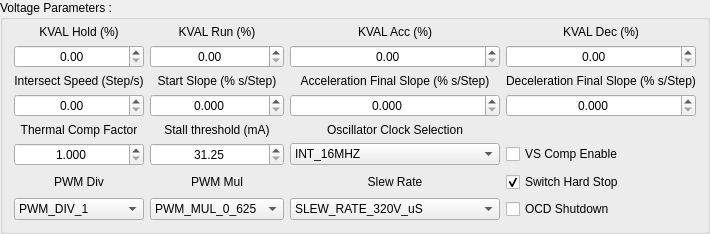
             <widget class="QGroupBox" name="vpGroup">
              <property name="title">
               <string>Voltage Parameters :</string>
              </property>
              <layout class="QGridLayout" name="gridLayout_7">
               <property name="topMargin">
                <number>5</number>
               </property>
               <item row="0" column="1">
                <widget class="QLabel" name="label_9">
                 <property name="text">
                  <string>KVAL Run (%)</string>
                 </property>
                 <property name="alignment">
                  <set>Qt::AlignCenter</set>
                 </property>
                 <property name="buddy">
                  <cstring>kvalRun</cstring>
                 </property>
                </widget>
               </item>
               <item row="0" column="3">
                <widget class="QLabel" name="label_11">
                 <property name="text">
                  <string>KVAL Dec (%)</string>
                 </property>
                 <property name="alignment">
                  <set>Qt::AlignCenter</set>
                 </property>
                 <property name="buddy">
                  <cstring>kvalDec</cstring>
                 </property>
                </widget>
               </item>
               <item row="0" column="2">
                <widget class="QLabel" name="label_10">
                 <property name="text">
                  <string>KVAL Acc (%)</string>
                 </property>
                 <property name="alignment">
                  <set>Qt::AlignCenter</set>
                 </property>
                 <property name="buddy">
                  <cstring>kvalAcc</cstring>
                 </property>
                </widget>
               </item>
               <item row="2" column="0">
                <widget class="QLabel" name="label_12">
                 <property name="text">
                  <string>Intersect Speed (Step/s)</string>
                 </property>
                 <property name="alignment">
                  <set>Qt::AlignCenter</set>
                 </property>
                 <property name="buddy">
                  <cstring>intSpeed</cstring>
                 </property>
                </widget>
               </item>
               <item row="2" column="1">
                <widget class="QLabel" name="label_13">
                 <property name="text">
                  <string>Start Slope (% s/Step)</string>
                 </property>
                 <property name="alignment">
                  <set>Qt::AlignCenter</set>
                 </property>
                 <property name="buddy">
                  <cstring>startSlope</cstring>
                 </property>
                </widget>
               </item>
               <item row="2" column="2">
                <widget class="QLabel" name="label_14">
                 <property name="text">
                  <string>Acceleration Final Slope (% s/Step)</string>
                 </property>
                 <property name="alignment">
                  <set>Qt::AlignCenter</set>
                 </property>
                 <property name="buddy">
                  <cstring>accFinalSlope</cstring>
                 </property>
                </widget>
               </item>
               <item row="2" column="3">
                <widget class="QLabel" name="label_15">
                 <property name="text">
                  <string>Deceleration Final Slope (% s/Step)</string>
                 </property>
                 <property name="alignment">
                  <set>Qt::AlignCenter</set>
                 </property>
                 <property name="buddy">
                  <cstring>decFinalSlope</cstring>
                 </property>
                </widget>
               </item>
               <item row="5" column="0">
                <widget class="QLabel" name="label_16">
                 <property name="text">
                  <string>Thermal Comp Factor</string>
                 </property>
                 <property name="alignment">
                  <set>Qt::AlignCenter</set>
                 </property>
                 <property name="buddy">
                  <cstring>thermalCompFactor</cstring>
                 </property>
                </widget>
               </item>
               <item row="5" column="1">
                <widget class="QLabel" name="label_17">
                 <property name="text">
                  <string>Stall threshold (mA)</string>
                 </property>
                 <property name="alignment">
                  <set>Qt::AlignCenter</set>
                 </property>
                 <property name="buddy">
                  <cstring>stallthreshold</cstring>
                 </property>
                </widget>
               </item>
               <item row="7" column="0">
                <widget class="QLabel" name="label_19">
                 <property name="text">
                  <string>PWM Div</string>
                 </property>
                 <property name="alignment">
                  <set>Qt::AlignCenter</set>
                 </property>
                 <property name="buddy">
                  <cstring>pwmDiv</cstring>
                 </property>
                </widget>
               </item>
               <item row="7" column="1">
                <widget class="QLabel" name="label_20">
                 <property name="text">
                  <string>PWM Mul</string>
                 </property>
                 <property name="alignment">
                  <set>Qt::AlignCenter</set>
                 </property>
                 <property name="buddy">
                  <cstring>pwmMul</cstring>
                 </property>
                </widget>
               </item>
               <item row="8" column="0">
                <widget class="QComboBox" name="pwmDiv">
                 <item>
                  <property name="text">
                   <string>PWM_DIV_1</string>
                  </property>
                 </item>
                 <item>
                  <property name="text">
                   <string>PWM_DIV_2</string>
                  </property>
                 </item>
                 <item>
                  <property name="text">
                   <string>PWM_DIV_3</string>
                  </property>
                 </item>
                 <item>
                  <property name="text">
                   <string>PWM_DIV_4</string>
                  </property>
                 </item>
                 <item>
                  <property name="text">
                   <string>PWM_DIV_5</string>
                  </property>
                 </item>
                 <item>
                  <property name="text">
                   <string>PWM_DIV_6</string>
                  </property>
                 </item>
                 <item>
                  <property name="text">
                   <string>PWM_DIV_7</string>
                  </property>
                 </item>
                </widget>
               </item>
               <item row="8" column="1">
                <widget class="QComboBox" name="pwmMul">
                 <item>
                  <property name="text">
                   <string>PWM_MUL_0_625</string>
                  </property>
                 </item>
                 <item>
                  <property name="text">
                   <string>PWM_MUL_0_75</string>
                  </property>
                 </item>
                 <item>
                  <property name="text">
                   <string>PWM_MUL_0_875</string>
                  </property>
                 </item>
                 <item>
                  <property name="text">
                   <string>PWM_MUL_1</string>
                  </property>
                 </item>
                 <item>
                  <property name="text">
                   <string>PWM_MUL_1_25</string>
                  </property>
                 </item>
                 <item>
                  <property name="text">
                   <string>PWM_MUL_1_5</string>
                  </property>
                 </item>
                 <item>
                  <property name="text">
                   <string>PWM_MUL_1_75</string>
                  </property>
                 </item>
                 <item>
                  <property name="text">
                   <string>PWM_MUL_2</string>
                  </property>
                 </item>
                </widget>
               </item>
               <item row="0" column="0">
                <widget class="QLabel" name="label_8">
                 <property name="text">
                  <string>KVAL Hold (%)</string>
                 </property>
                 <property name="alignment">
                  <set>Qt::AlignCenter</set>
                 </property>
                 <property name="buddy">
                  <cstring>kvalHold</cstring>
                 </property>
                </widget>
               </item>
               <item row="3" column="0">
                <widget class="QDoubleSpinBox" name="intSpeed">
                 <property name="alignment">
                  <set>Qt::AlignCenter</set>
                 </property>
                 <property name="maximum">
                  <double>976.500000000000000</double>
                 </property>
                </widget>
               </item>
               <item row="3" column="1">
                <widget class="QDoubleSpinBox" name="startSlope">
                 <property name="alignment">
                  <set>Qt::AlignCenter</set>
                 </property>
                 <property name="decimals">
                  <number>3</number>
                 </property>
                 <property name="maximum">
                  <double>0.389000000000000</double>
                 </property>
                 <property name="singleStep">
                  <double>0.010000000000000</double>
                 </property>
                </widget>
               </item>
               <item row="3" column="2">
                <widget class="QDoubleSpinBox" name="accFinalSlope">
                 <property name="alignment">
                  <set>Qt::AlignCenter</set>
                 </property>
                 <property name="decimals">
                  <number>3</number>
                 </property>
                 <property name="maximum">
                  <double>0.389000000000000</double>
                 </property>
                 <property name="singleStep">
                  <double>0.010000000000000</double>
                 </property>
                </widget>
               </item>
               <item row="3" column="3">
                <widget class="QDoubleSpinBox" name="decFinalSlope">
                 <property name="alignment">
                  <set>Qt::AlignCenter</set>
                 </property>
                 <property name="decimals">
                  <number>3</number>
                 </property>
                 <property name="maximum">
                  <double>0.389000000000000</double>
                 </property>
                 <property name="singleStep">
                  <double>0.010000000000000</double>
                 </property>
                </widget>
               </item>
               <item row="1" column="3">
                <widget class="QDoubleSpinBox" name="kvalDec">
                 <property name="alignment">
                  <set>Qt::AlignCenter</set>
                 </property>
                 <property name="maximum">
                  <double>99.609999999999999</double>
                 </property>
                </widget>
               </item>
               <item row="1" column="2">
                <widget class="QDoubleSpinBox" name="kvalAcc">
                 <property name="alignment">
                  <set>Qt::AlignCenter</set>
                 </property>
                 <property name="maximum">
                  <double>99.609999999999999</double>
                 </property>
                </widget>
               </item>
               <item row="1" column="1">
                <widget class="QDoubleSpinBox" name="kvalRun">
                 <property name="alignment">
                  <set>Qt::AlignCenter</set>
                 </property>
                 <property name="maximum">
                  <double>99.609999999999999</double>
                 </property>
                </widget>
               </item>
               <item row="1" column="0">
                <widget class="QDoubleSpinBox" name="kvalHold">
                 <property name="alignment">
                  <set>Qt::AlignCenter</set>
                 </property>
                 <property name="maximum">
                  <double>99.609999999999999</double>
                 </property>
                </widget>
               </item>
               <item row="6" column="0">
                <widget class="QDoubleSpinBox" name="thermalCompFactor">
                 <property name="alignment">
                  <set>Qt::AlignCenter</set>
                 </property>
                 <property name="decimals">
                  <number>3</number>
                 </property>
                 <property name="minimum">
                  <double>1.000000000000000</double>
                 </property>
                 <property name="maximum">
                  <double>1.469000000000000</double>
                 </property>
                 <property name="singleStep">
                  <double>0.010000000000000</double>
                 </property>
                </widget>
               </item>
               <item row="6" column="1">
                <widget class="QDoubleSpinBox" name="stallthreshold">
                 <property name="alignment">
                  <set>Qt::AlignCenter</set>
                 </property>
                 <property name="minimum">
                  <double>31.250000000000000</double>
                 </property>
                 <property name="maximum">
                  <double>4000.000000000000000</double>
                 </property>
                 <property name="singleStep">
                  <double>31.250000000000000</double>
                 </property>
                </widget>
               </item>
               <item row="8" column="2">
                <widget class="QComboBox" name="slewRate">
                 <item>
                  <property name="text">
                   <string>SLEW_RATE_320V_uS</string>
                  </property>
                 </item>
                 <item>
                  <property name="text">
                   <string>SLEW_RATE_75V_uS</string>
                  </property>
                 </item>
                 <item>
                  <property name="text">
                   <string>SLEW_RATE_110V_uS</string>
                  </property>
                 </item>
                 <item>
                  <property name="text">
                   <string>SLEW_RATE_260V_uS</string>
                  </property>
                 </item>
                </widget>
               </item>
               <item row="7" column="2">
                <widget class="QLabel" name="label_21">
                 <property name="text">
                  <string>Slew Rate</string>
                 </property>
                 <property name="alignment">
                  <set>Qt::AlignCenter</set>
                 </property>
                 <property name="buddy">
                  <cstring>slewRate</cstring>
                 </property>
                </widget>
               </item>
               <item row="8" column="3">
                <widget class="QCheckBox" name="ocdShutdown">
                 <property name="text">
                  <string>OCD Shutdown</string>
                 </property>
                </widget>
               </item>
               <item row="6" column="2">
                <widget class="QComboBox" name="oscSelection">
                 <item>
                  <property name="text">
                   <string>INT_16MHZ</string>
                  </property>
                 </item>
                 <item>
                  <property name="text">
                   <string>EXT_8MHZ_XTAL_DRIVE</string>
                  </property>
                 </item>
                 <item>
                  <property name="text">
                   <string>EXT_16MHZ_XTAL_DRIVE</string>
                  </property>
                 </item>
                 <item>
                  <property name="text">
                   <string>EXT_24MHZ_XTAL_DRIVE</string>
                  </property>
                 </item>
                 <item>
                  <property name="text">
                   <string>EXT_32MHZ_XTAL_DRIVE</string>
                  </property>
                 </item>
                 <item>
                  <property name="text">
                   <string>INT_16MHZ_OSCOUT_2MHZ</string>
                  </property>
                 </item>
                 <item>
                  <property name="text">
                   <string>INT_16MHZ_OSCOUT_4MHZ</string>
                  </property>
                 </item>
                 <item>
                  <property name="text">
                   <string>INT_16MHZ_OSCOUT_8MHZ</string>
                  </property>
                 </item>
                 <item>
                  <property name="text">
                   <string>INT_16MHZ_OSCOUT_16MHZ</string>
                  </property>
                 </item>
                 <item>
                  <property name="text">
                   <string>EXT_8MHZ_OSCOUT_INVERT</string>
                  </property>
                 </item>
                 <item>
                  <property name="text">
                   <string>EXT_16MHZ_OSCOUT_INVERT</string>
                  </property>
                 </item>
                 <item>
                  <property name="text">
                   <string>EXT_24MHZ_OSCOUT_INVERT</string>
                  </property>
                 </item>
                 <item>
                  <property name="text">
                   <string>EXT_32MHZ_OSCOUT_INVERT</string>
                  </property>
                 </item>
                </widget>
               </item>
               <item row="5" column="2">
                <widget class="QLabel" name="label_18">
                 <property name="text">
                  <string>Oscillator Clock Selection</string>
                 </property>
                 <property name="alignment">
                  <set>Qt::AlignCenter</set>
                 </property>
                 <property name="buddy">
                  <cstring>oscSelection</cstring>
                 </property>
                </widget>
               </item>
               <item row="6" column="3">
                <widget class="QCheckBox" name="vsCompEn">
                 <property name="text">
                  <string>VS Comp Enable</string>
                 </property>
                </widget>
               </item>
               <item row="7" column="3">
                <widget class="QCheckBox" name="swHardStop">
                 <property name="text">
                  <string>Switch Hard Stop</string>
                 </property>
                 <property name="checked">
                  <bool>true</bool>
                 </property>
                </widget>
               </item>
              </layout>
             </widget>
